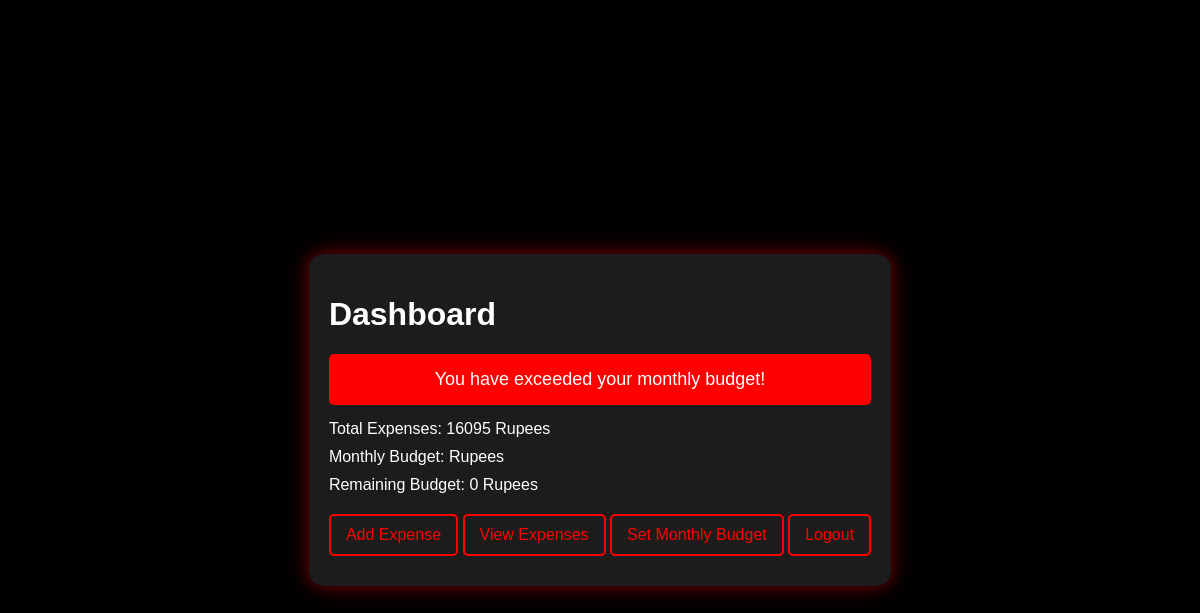
Page /expenses/dashboard/ (signed in) on the earlier database version.
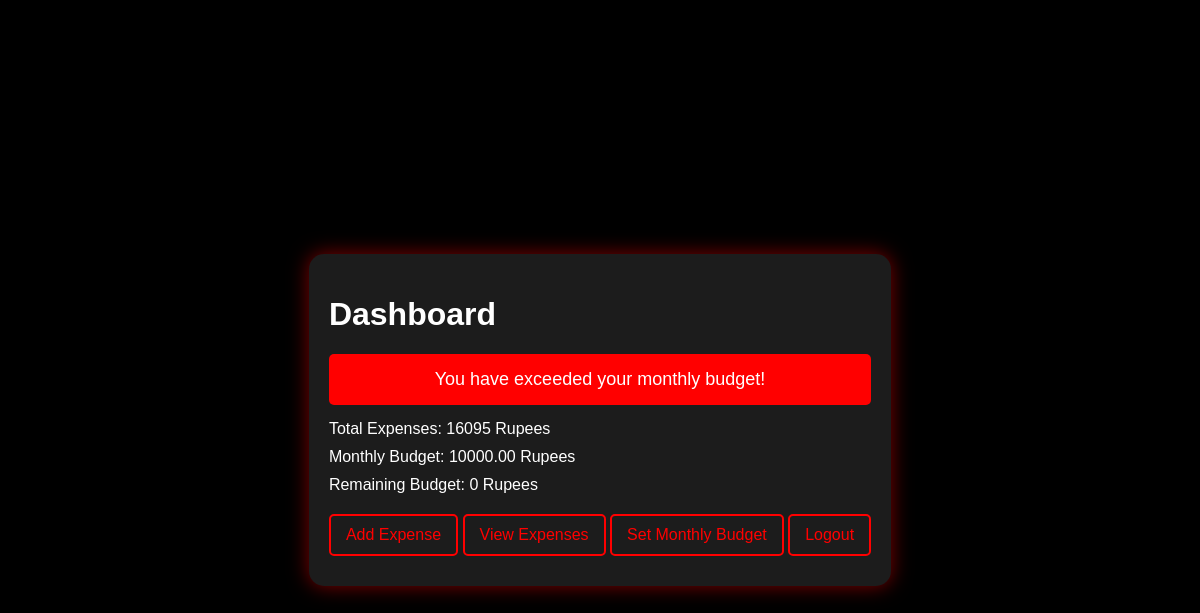
Same page on the later database version.
### expenseapp/models.py (models this page shows, shortened)
class MonthlyBudget(models.Model):
    user = models.ForeignKey(User, on_delete=models.CASCADE)
    budget_amount = models.DecimalField(max_digits=10, decimal_places=2)
    month = models.DateField(default=timezone.now)

### expenseapp/views.py (the view)
# urls.py: path('dashboard/', views.dashboard_view, name='dashboard'),
@login_required
def dashboard_view(request):
    user = request.user
    total_expenses = Expense.objects.filter(user=user).aggregate(Sum('amount'))['amount__sum'] or 0
    monthly_budget = MonthlyBudget.objects.filter(user=user).first()
    budget_amount = monthly_budget.budget_amount if monthly_budget else 0
    remaining_budget = budget_amount - total_expenses
    if remaining_budget < 0:
        remaining_budget = 0
    budget_exceeded = total_expenses > budget_amount
    context = {
        'total_expenses': total_expenses,
        'monthly_budget': monthly_budget,
        'remaining_budget': remaining_budget,
        'budget_exceeded': budget_exceeded
    }
    return render(request, 'dashboard.html', context)

### templates/dashboard.html (shortened to what this page needs)
<!DOCTYPE html>
<html lang="en">
<head>
</head>
<body>
    <div class="dashboard">
        <h1>Dashboard</h1>
        {% if budget_exceeded %}
        <div class="notification">
            You have exceeded your monthly budget!
        </div>
        {% endif %}
        <p>Total Expenses: {{ total_expenses }} Rupees</p>
        <p>Monthly Budget: {{ monthly_budget.budget_amount }} Rupees</p>
        <p>Remaining Budget: {{ remaining_budget }} Rupees</p>
        <div class="action-buttons">
            <a href="{% url 'add_expense' %}">Add Expense</a>
            <a href="{% url 'expense_list' %}">View Expenses</a>
            <a href="{% url 'set_monthly_budget' %}">Set Monthly Budget</a>
            <a href="{% url 'logout' %}">Logout</a>
        </div>
    </div>
</body>
</html>

### templates/dashboard.html (style rules this page uses)
body { font-family: Arial, sans-serif; background-color: #000; color: #fff; padding: 20px; margin: 0; display: flex; justify-content: center; align-items: center; height: 100vh; flex-direction: column; }
.dashboard { max-width: 800px; margin: 20px; background-color: #1c1c1c; padding: 20px; box-shadow: 0 0 20px rgba(255, 0, 0, 0.5); border-radius: 15px; transition: transform 0.3s, box-shadow 0.3s; }
.notification { background-color: red; color: white; padding: 15px; margin-bottom: 15px; border-radius: 5px; text-align: center; font-size: 18px; animation: fadeIn 0.5s; }
p { margin: 10px 0; }
a { display: inline-block; color: red; text-decoration: none; margin: 10px 0; padding: 10px 15px; border: 2px solid red; border-radius: 5px; transition: background-color 0.3s, color 0.3s; }

Differences in the rows shown:
added MonthlyBudget: budget_amount "10000.00"
